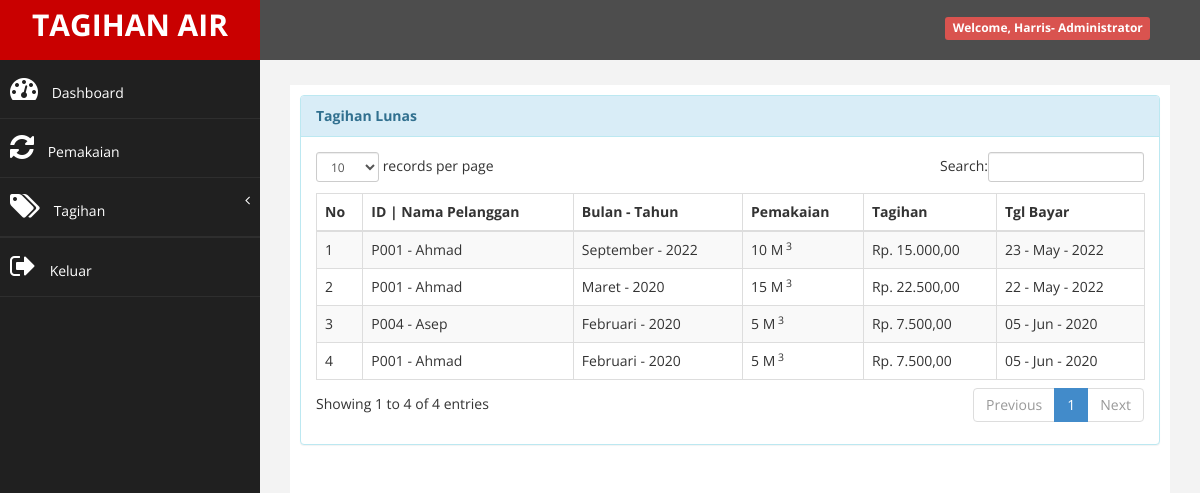
Page /?halaman=lunas_tampil (signed in) on the committed database.
### tables this page shows
CREATE TABLE `tb_pelanggan` (
  `id_pelanggan` char(15) NOT NULL,
  `nama_pelanggan` varchar(20) NOT NULL,
  `alamat` varchar(40) NOT NULL,
  `no_hp` char(15) NOT NULL,
  `status` char(10) NOT NULL DEFAULT 'Aktif',
  `id_layanan` int(11) NOT NULL
);

CREATE TABLE `tb_bulan` (
  `id_bulan` char(3) NOT NULL,
  `nama_bulan` varchar(10) NOT NULL
);

CREATE TABLE `tb_pakai` (
  `id_pakai` char(11) NOT NULL,
  `id_pelanggan` char(15) NOT NULL,
  `bulan` char(3) NOT NULL,
  `tahun` char(4) NOT NULL,
  `awal` int(11) NOT NULL,
  `akhir` int(11) NOT NULL,
  `pakai` int(11) NOT NULL
);

CREATE TABLE `tb_tagihan` (
  `id_tagihan` int(11) NOT NULL,
  `id_pakai` char(11) NOT NULL,
  `tagihan` int(11) NOT NULL,
  `status` char(12) NOT NULL DEFAULT 'Belum Bayar'
);

CREATE TABLE `tb_pembayaran` (
  `id_tagihan` int(11) NOT NULL,
  `tgl_bayar` date NOT NULL,
  `uang_bayar` int(11) NOT NULL,
  `kembali` int(11) NOT NULL
);

### inc/rupiah.php (called while the page is built)
<?php
function rupiah($angka){
	$hasil_rupiah = "Rp. " . number_format($angka,2,',','.');
	return $hasil_rupiah;
}
?>

### super/tagih/lunas_tampil.php (the view)
<div class="row">
                <div class="col-md-12">
                    <div class="panel panel-info">
                        <div class="panel-heading">
                             <b>Tagihan Lunas</b>
                        </div>
                        <div class="panel-body">
                            <div class="table-responsive">
                                <table class="table table-striped table-bordered table-hover" id="dataTables-example">
                                    <thead>
                                        <tr>
                                            <th>No</th>
                                            <th>ID | Nama Pelanggan</th>
                                            <th>Bulan - Tahun</th>
                                            <th>Pemakaian</th>
                                            <th>Tagihan</th>
                                            <th>Tgl Bayar</th>
                                        </tr>
                                    </thead>
                                    <tbody>
                                    <?php
                                    $no = 1;
                                    $sql = $koneksi->query("select p.id_pelanggan, p.nama_pelanggan, t.id_tagihan, t.tagihan, t.status,
                                    k.tahun, k.pakai, b.tgl_bayar, bl.nama_bulan
                                    from tb_pelanggan p inner join tb_pakai k on p.id_pelanggan=k.id_pelanggan
                                    inner join tb_tagihan t on k.id_pakai=t.id_pakai
                                    inner join tb_pembayaran b on t.id_tagihan=b.id_tagihan
                                    inner join tb_bulan bl on k.bulan=bl.id_bulan where t.status='Lunas' order by tgl_bayar desc, tahun desc, id_bulan desc");
                                    while ($data= $sql->fetch_assoc()) {
                                    ?>
                                    <tr>
                                        <td><?php echo $no++; ?></td>
                                        <td><?php echo $data['id_pelanggan']; ?> - <?php echo $data['nama_pelanggan']; ?></td>
                                        <td><?php echo $data['nama_bulan']; ?> - <?php echo $data['tahun']; ?></td>
                                        <td><?php echo $data['pakai']; ?> M<sup> 3</sup></td>
                                        <td><?php echo rupiah($data['tagihan']); ?></td>
                                        <td><?php  $tgl = $data['tgl_bayar']; echo date("d - M - Y", strtotime($tgl))?></td>
                                    </tr>
                                    <?php
                                    }
                                    ?>
                                    </tbody>
                                    </div>
                                </div>
                            </div>
                        </div>
                    </div>
                </div>

### assets/css/custom.css (style rules this page uses)
body { font-family: 'Open Sans', sans-serif; }

### rows in the picture
tb_pelanggan: id_pelanggan "P001", nama_pelanggan "Ahmad", tb_bulan.nama_bulan "September", tb_pakai.tahun "2022", tb_pakai.pakai "10", tb_tagihan.tagihan "Rp. 15.000,00", tb_pembayaran.tgl_bayar "23 - May - 2022", tb_bulan.nama_bulan "Maret", tb_pakai.tahun "2020", tb_pakai.pakai "15", tb_tagihan.tagihan "Rp. 22.500,00", tb_pembayaran.tgl_bayar "22 - May - 2022", tb_bulan.nama_bulan "Februari", tb_pakai.pakai "5", tb_tagihan.tagihan "Rp. 7.500,00", tb_pembayaran.tgl_bayar "05 - Jun - 2020"
tb_pelanggan: id_pelanggan "P004", nama_pelanggan "Asep", tb_bulan.nama_bulan "Februari", tb_pakai.tahun "2020", tb_pakai.pakai "5", tb_tagihan.tagihan "Rp. 7.500,00", tb_pembayaran.tgl_bayar "05 - Jun - 2020"

### other values in the picture
$data_nama_lengkap "Harris"
$data_level "Administrator"
